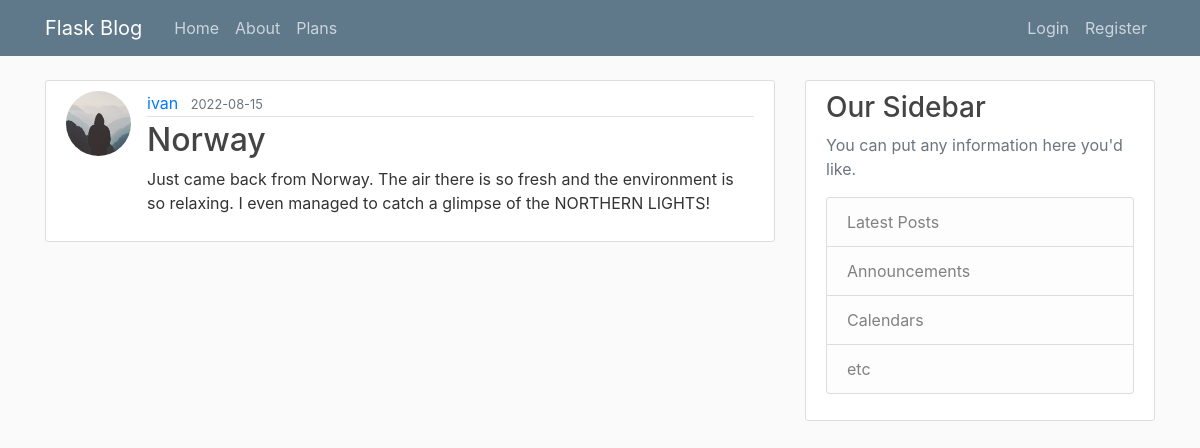
The page /post/5 on the database its author committed.
### flaskblog/models.py (models this page shows, shortened)
class User(db.Model, UserMixin):
    id = db.Column(db.Integer, primary_key=True)
    username = db.Column(db.String(20), unique=True, nullable=False)
    is_premium = db.Column(db.Boolean, nullable=False, default=False)
    role_id = db.Column(db.Integer, db.ForeignKey('role.id'), nullable=False, default=1)
    email = db.Column(db.String(120), unique=True, nullable=False)
    image_file = db.Column(db.String(20), nullable=False, default='default.jpg')
    encrypted_password = db.Column(db.Text, nullable=False)
    nonce = db.Column(db.Text, nullable=False)
    tag = db.Column(db.Text, nullable=False)
    login_attempt = db.Column(db.Integer, nullable=False, default=0)
    posts = db.relationship('Post', backref='author', lazy=True)
    mfa = db.Column(db.Boolean, default=False, nullable=False)
    comments = db.relationship('Comment', backref='user', lazy=True)
    logout_time = db.Column(db.DateTime)

class Post(db.Model):
    id = db.Column(db.Integer, primary_key=True)
    title = db.Column(db.String(100), nullable=False)
    date_posted = db.Column(db.DateTime, nullable=False, default=datetime.utcnow)
    content = db.Column(db.Text, nullable=False)
    user_id = db.Column(db.Integer, db.ForeignKey('user.id'), nullable=False)
    comments = db.relationship('Comment', lazy=True)

### flaskblog/posts/routes.py (the view)
@posts.route("/post/<int:post_id>")
def post(post_id):
    post = Post.query.get_or_404(post_id)
    return render_template('posts/post.html', title=post.title, post=post)

### run.py (called while the page is built, shortened)
@app.before_request
def before_request():
    session.permanent = True
    app.permanent_session_lifetime = timedelta(minutes=10)
    session.modified = True
    g.user = current_user

### flaskblog/templates/posts/post.html (shortened to what this page needs)
{% extends "layout.html" %}
{% block content %}
  <article class="media content-section">
    <img class="rounded-circle article-img" src="{{ url_for('static', filename='profile_pics/' + post.author.image_file) }}">
    <div class="media-body">
      <div class="article-metadata">
        <a class="mr-2" href="{{ url_for('users.user_posts', username=post.author.username) }}">{{ post.author.username }}</a>
        <small class="text-muted">{{ post.date_posted.strftime('%Y-%m-%d') }}</small>
      </div>
      <h2 class="article-title">{{ post.title }}</h2>
      <p class="article-content">{{ post.content }}</p>
    </div>
  </article>
{% endblock content %}

### flaskblog/static/main.css (style rules this page uses)
body { background: #fafafa; color: #333333; margin-top: 5rem; }
h1, h2, h3, h4, h5, h6 { color: #444444; }
.content-section { background: #ffffff; padding: 10px 20px; border: 1px solid #dddddd; border-radius: 3px; margin-bottom: 20px; }
.article-title { color: #444444; }
.article-content { white-space: pre-line; }
.article-img { height: 65px; width: 65px; margin-right: 16px; }
.article-metadata { padding-bottom: 1px; margin-bottom: 4px; border-bottom: 1px solid #e3e3e3 }

### rows shown on the page
User: image_file (placeholder picture), author.username "ivan"
Post: date_posted "2022-08-15", title "Norway", content "Just came back from Norway. The air there is so fresh and the environment is so relaxing. I even managed to catch a glimpse of the NORTHERN LIGHTS!"
